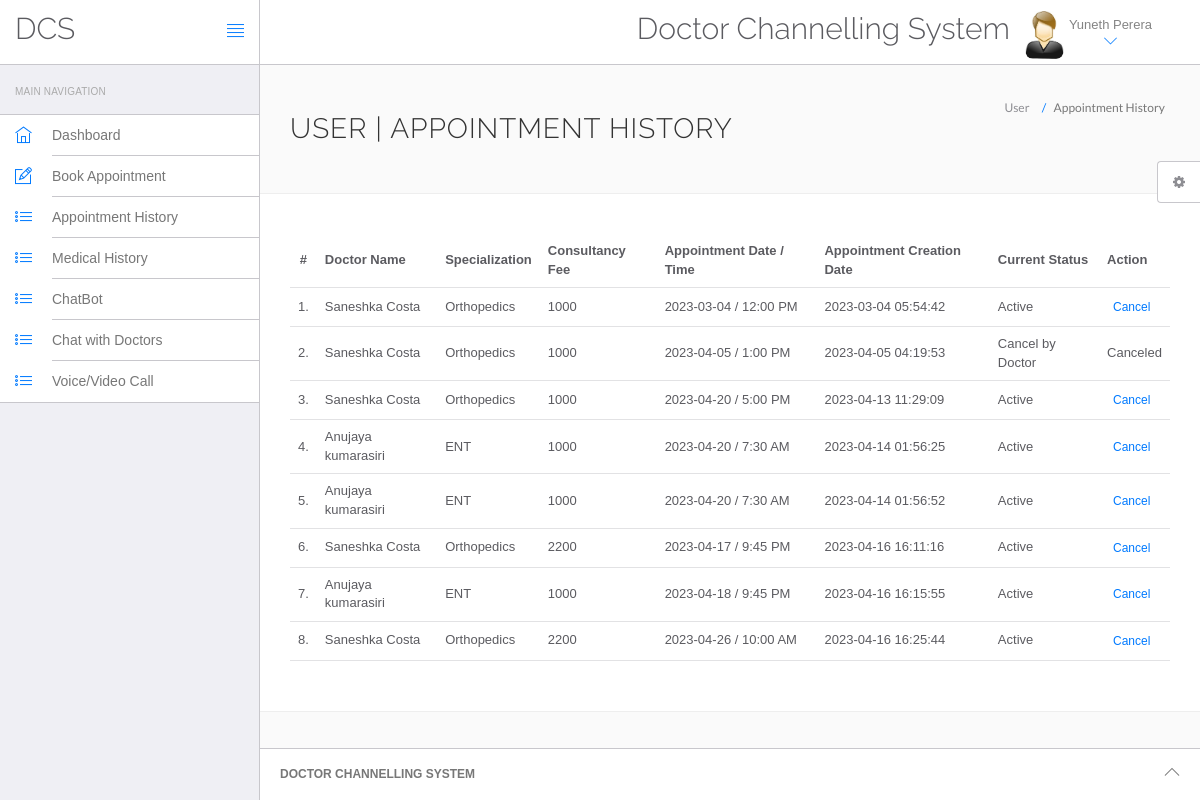
The app's page /hms/appointment-history.php (signed in) with its own data.
### tables this page shows
CREATE TABLE `users` (
  `id` int(11) NOT NULL,
  `fullName` varchar(255) DEFAULT NULL,
  `address` longtext DEFAULT NULL,
  `city` varchar(255) DEFAULT NULL,
  `gender` varchar(255) DEFAULT NULL,
  `email` varchar(255) DEFAULT NULL,
  `password` varchar(255) DEFAULT NULL,
  `regDate` timestamp NULL DEFAULT current_timestamp(),
  `updationDate` timestamp NULL DEFAULT NULL ON UPDATE current_timestamp()
);

CREATE TABLE `appointment` (
  `id` int(11) NOT NULL,
  `doctorSpecialization` varchar(255) DEFAULT NULL,
  `doctorId` int(11) DEFAULT NULL,
  `userId` int(11) DEFAULT NULL,
  `consultancyFees` int(11) DEFAULT NULL,
  `appointmentDate` varchar(255) DEFAULT NULL,
  `appointmentTime` varchar(255) DEFAULT NULL,
  `postingDate` timestamp NULL DEFAULT current_timestamp(),
  `userStatus` int(11) DEFAULT NULL,
  `doctorStatus` int(11) DEFAULT NULL,
  `updationDate` timestamp NULL DEFAULT NULL ON UPDATE current_timestamp()
);

CREATE TABLE `doctors` (
  `id` int(11) NOT NULL,
  `specilization` varchar(255) DEFAULT NULL,
  `doctorName` varchar(255) DEFAULT NULL,
  `address` longtext DEFAULT NULL,
  `docFees` varchar(255) DEFAULT NULL,
  `contactno` bigint(11) DEFAULT NULL,
  `docEmail` varchar(255) DEFAULT NULL,
  `password` varchar(255) DEFAULT NULL,
  `creationDate` timestamp NULL DEFAULT current_timestamp(),
  `updationDate` timestamp NULL DEFAULT NULL ON UPDATE current_timestamp()
);

### hms/appointment-history.php (the view, shortened to what this page needs)
<?php
include('include/config.php');
if (strlen($_SESSION['id'] == 0)) {
	header('location:logout.php');
} else {
?>
	<!DOCTYPE html>
	<html lang="en">
	<head>
		<link rel="stylesheet" href="vendor/bootstrap/css/bootstrap.min.css">
		<link rel="stylesheet" href="vendor/fontawesome/css/font-awesome.min.css">
		<link rel="stylesheet" href="vendor/themify-icons/themify-icons.min.css">
		<link href="vendor/animate.css/animate.min.css" rel="stylesheet" media="screen">
		<link href="vendor/perfect-scrollbar/perfect-scrollbar.min.css" rel="stylesheet" media="screen">
		<link href="vendor/switchery/switchery.min.css" rel="stylesheet" media="screen">
		<link href="vendor/bootstrap-touchspin/jquery.bootstrap-touchspin.min.css" rel="stylesheet" media="screen">
		<link href="vendor/select2/select2.min.css" rel="stylesheet" media="screen">
		<link href="vendor/bootstrap-datepicker/bootstrap-datepicker3.standalone.min.css" rel="stylesheet" media="screen">
		<link href="vendor/bootstrap-timepicker/bootstrap-timepicker.min.css" rel="stylesheet" media="screen">
		<link rel="stylesheet" href="assets/css/styles.css">
		<link rel="stylesheet" href="assets/css/plugins.css">
		<link rel="stylesheet" href="assets/css/themes/theme-1.css" id="skin_color" />
	</head>
	<body>
		<div id="app">
			<?php include('include/sidebar.php'); ?>
			<div class="app-content">
				<?php include('include/header.php'); ?>
				<div class="main-content">
					<div class="wrap-content container" id="container">
						<section id="page-title">
							<div class="row">
								<div class="col-sm-8">
									<h1 class="mainTitle">User | Appointment History</h1>
								</div>
								<ol class="breadcrumb">
									<li>
										<span>User </span>
									</li>
									<li class="active">
										<span>Appointment History</span>
									</li>
								</ol>
							</div>
						</section>
						<div class="container-fluid container-fullw bg-white">
							<div class="row">
								<div class="col-md-12">
									<table class="table table-hover" id="sample-table-1">
										<thead>
											<tr>
												<th class="center">#</th>
												<th class="hidden-xs">Doctor Name</th>
												<th>Specialization</th>
												<th>Consultancy Fee</th>
												<th>Appointment Date / Time </th>
												<th>Appointment Creation Date </th>
												<th>Current Status</th>
												<th>Action</th>
											</tr>
										</thead>
										<tbody>
											<?php
											$sql = mysqli_query($con, "select doctors.doctorName as docname,appointment.*  from appointment join doctors on doctors.id=appointment.doctorId where appointment.userId='" . $_SESSION['id'] . "'");
											$cnt = 1;
											while ($row = mysqli_fetch_array($sql)) {
											?>
												<tr>
													<td class="center"><?php echo $cnt; ?>.</td>
													<td class="hidden-xs"><?php echo $row['docname']; ?></td>
													<td><?php echo $row['doctorSpecialization']; ?></td>
													<td><?php echo $row['consultancyFees']; ?></td>
													<td><?php echo $row['appointmentDate']; ?> / <?php echo
																								$row['appointmentTime']; ?>
													</td>
													<td><?php echo $row['postingDate']; ?></td>
													<td>
														<?php if (($row['userStatus'] == 1) && ($row['doctorStatus'] == 1)) {
															echo "Active";
														}
														if (($row['userStatus'] == 1) && ($row['doctorStatus'] == 0)) {
															echo "Cancel by Doctor";
														}
														?></td>
													<td>
														<div class="visible-md visible-lg hidden-sm hidden-xs">
															<?php if (($row['userStatus'] == 1) && ($row['doctorStatus'] == 1)) { ?>
																<a href="appointment-history.php?id=<?php echo $row['id'] ?>&cancel=update" onClick="return confirm('Are you sure you want to cancel this appointment ?')" class="btn btn-transparent btn-xs tooltips" title="Cancel Appointment" tooltip-placement="top" tooltip="Remove">Cancel</a>
															<?php } else {
																echo "Canceled";
															} ?>
														</div>
													</td>
												</tr>
											<?php
												$cnt = $cnt + 1;
											} ?>
										</tbody>
									</table>
								</div>
							</div>
						</div>
					</div>
				</div>
			</div>
			<?php include('include/footer.php'); ?>
			<?php include('include/setting.php'); ?>
		</div>
	</body>
	</html>
<?php } ?>

### hms/include/sidebar.php
<div class="sidebar app-aside" id="sidebar">
	<div class="sidebar-container perfect-scrollbar">
		<nav>
			<div class="navbar-title">
				<span>Main Navigation</span>
			</div>
			<ul class="main-navigation-menu">
				<li>
					<a href="dashboard.php">
						<div class="item-content">
							<div class="item-media">
								<i class="ti-home"></i>
							</div>
							<div class="item-inner">
								<span class="title"> Dashboard </span>
							</div>
						</div>
					</a>
				</li>
				<li>
					<a href="book-appointment.php">
						<div class="item-content">
							<div class="item-media">
								<i class="ti-pencil-alt"></i>
							</div>
							<div class="item-inner">
								<span class="title"> Book Appointment </span>
							</div>
						</div>
					</a>
				</li>
				<li>
					<a href="appointment-history.php">
						<div class="item-content">
							<div class="item-media">
								<i class="ti-list"></i>
							</div>
							<div class="item-inner">
								<span class="title"> Appointment History </span>
							</div>
						</div>
					</a>
				</li>
				<li>
					<a href="manage-medhistory.php">
						<div class="item-content">
							<div class="item-media">
								<i class="ti-list"></i>
							</div>
							<div class="item-inner">
								<span class="title"> Medical History </span>
							</div>
						</div>
					</a>
				</li>
				<li>
					<a href="http://localhost/simple_chat_bot/index.php">
						<div class="item-content">
							<div class="item-media">
								<i class="ti-list"></i>
							</div>
							<div class="item-inner">
								<span class="title"> ChatBot </span>
							</div>
						</div>
					</a>
				</li>
				<li>
					<a href="http://localhost/Doctor_Appointment_System/Doc1/chat.php">
						<div class="item-content">
							<div class="item-media">
								<i class="ti-list"></i>
							</div>
							<div class="item-inner">
								<span class="title"> Chat with Doctors </span>
							</div>
						</div>
					</a>
				</li>
				<li>
					<a href="http://localhost/Doctor_Appointment_System/Doc1/voice-call.php">
						<div class="item-content">
							<div class="item-media">
								<i class="ti-list"></i>
							</div>
							<div class="item-inner">
								<span class="title"> Voice/Video Call </span>
							</div>
						</div>
					</a>
				</li>
			</ul>
		</nav>
	</div>
</div>

### hms/include/header.php (shortened to what this page needs)
<header class="navbar navbar-default navbar-static-top">
	<div class="navbar-header">
		<a class="navbar-brand" href="#">
			<h2 style="padding-top:20% ">DCS</h2>
		</a>
		<a href="#" class="sidebar-toggler pull-right visible-md visible-lg" data-toggle-class="app-sidebar-closed" data-toggle-target="#app">
			<i class="ti-align-justify"></i>
		</a>
	</div>
	<div class="navbar-collapse collapse">
		<ul class="nav navbar-right">
			<li style="padding-top:2% ">
				<h2>Doctor Channelling System</h2>
			</li>
			<li class="dropdown current-user">
				<a href class="dropdown-toggle" data-toggle="dropdown">
					<img src="assets/images/images.jpg"> <span class="username">
						<?php $query = mysqli_query($con, "select fullName from users where id='" . $_SESSION['id'] . "'");
						while ($row = mysqli_fetch_array($query)) {
							echo $row['fullName'];
						}
						?> <i class="ti-angle-down"></i></i></span>
				</a>
			</li>
		</ul>
	</div>
</header>

### hms/include/footer.php
<footer>
	<div class="footer-inner">
		<div class="pull-left">
			<span class="text-bold text-uppercase"> Doctor Channelling System</span>
		</div>
		<div class="pull-right">
			<span class="go-top"><i class="ti-angle-up"></i></span>
		</div>
	</div>
</footer>

### hms/include/setting.php (shortened to what this page needs)
<div class="settings panel panel-default hidden-xs hidden-sm" id="settings">
	<button ct-toggle="toggle" data-toggle-class="active" data-toggle-target="#settings" class="btn btn-default">
		<i class="fa fa-spin fa-gear"></i>
	</button>
</div>

### hms/assets/css/plugins.css (style rules this page uses)
.perfect-scrollbar { overflow-y: hidden !important; }

### hms/assets/css/themes/theme-1.css (style rules this page uses)
body { background: #FAFAFA; }
header .navbar-header { background: #ffffff !important; border-right-color: #c8c7cc !important; border-bottom-color: #c8c7cc !important; }
header .navbar-header .sidebar-toggler, header .navbar-header .sidebar-mobile-toggler { color: #007aff !important; }
header .navbar-header .navbar-brand { color: #777 !important; }
header .navbar-collapse { background: #ffffff !important; border-bottom-color: #c8c7cc !important; box-shadow: none !important; }
header .navbar-collapse .navbar-right > li > a { color: #777; }
header .navbar-collapse .navbar-right > li > a i { color: #007aff !important; }
#sidebar { background: #EFEFF4 !important; }
#sidebar:before { border-right-width: "1px" !important; border-right-style: solid; border-right-color: #c8c7cc !important; }
#sidebar nav { border-right-width: "1px" !important; border-right-style: solid; border-right-color: #c8c7cc !important; }
#sidebar nav .navbar-title { color: #aaaaaa; }
#sidebar nav > ul { background: #ffffff !important; border-bottom-color: #c8c7cc !important; border-top-color: #c8c7cc !important; }
#sidebar nav > ul > li > a .item-media > i { color: #007aff !important; }
#sidebar nav > ul > li > a .item-inner { color: #777 !important; border-bottom-color: #c8c7cc; }
#app > footer { background: #ffffff !important; border-top-color: #c8c7cc !important; color: #777; }

### records on screen
users: fullName "Yuneth Perera"
appointment: doctorId.doctorName "Saneshka Costa", doctorSpecialization "Orthopedics", consultancyFees "1000", appointmentDate "2023-03-04", appointmentTime "12:00 PM", postingDate "2023-03-04 05:54:42", userStatus "Active"
appointment: doctorId.doctorName "Saneshka Costa", doctorSpecialization "Orthopedics", consultancyFees "1000", appointmentDate "2023-04-05", appointmentTime "1:00 PM", postingDate "2023-04-05 04:19:53", userStatus "Cancel by Doctor"
appointment: doctorId.doctorName "Saneshka Costa", doctorSpecialization "Orthopedics", consultancyFees "1000", appointmentDate "2023-04-20", appointmentTime "5:00 PM", postingDate "2023-04-13 11:29:09", userStatus "Active"
appointment: doctorId.doctorName "Anujaya kumarasiri", doctorSpecialization "ENT", consultancyFees "1000", appointmentDate "2023-04-20", appointmentTime "7:30 AM", postingDate "2023-04-14 01:56:25", userStatus "Active"
appointment: doctorId.doctorName "Anujaya kumarasiri", doctorSpecialization "ENT", consultancyFees "1000", appointmentDate "2023-04-20", appointmentTime "7:30 AM", postingDate "2023-04-14 01:56:52", userStatus "Active"
appointment: doctorId.doctorName "Saneshka Costa", doctorSpecialization "Orthopedics", consultancyFees "2200", appointmentDate "2023-04-17", appointmentTime "9:45 PM", postingDate "2023-04-16 16:11:16", userStatus "Active"
appointment: doctorId.doctorName "Anujaya kumarasiri", doctorSpecialization "ENT", consultancyFees "1000", appointmentDate "2023-04-18", appointmentTime "9:45 PM", postingDate "2023-04-16 16:15:55", userStatus "Active"
appointment: doctorId.doctorName "Saneshka Costa", doctorSpecialization "Orthopedics", consultancyFees "2200", appointmentDate "2023-04-26", appointmentTime "10:00 AM", postingDate "2023-04-16 16:25:44", userStatus "Active"
